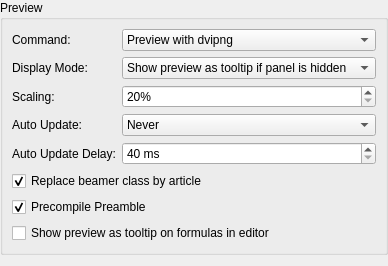
             <widget class="QWidget" name="scrollAreaPreviewLayout">
              <property name="geometry">
               <rect>
                <x>0</x>
                <y>0</y>
                <width>292</width>
                <height>228</height>
               </rect>
              </property>
              <layout class="QVBoxLayout" name="verticalLayout_13">
               <property name="leftMargin">
                <number>0</number>
               </property>
               <property name="topMargin">
                <number>0</number>
               </property>
               <property name="rightMargin">
                <number>0</number>
               </property>
               <item>
                <widget class="QGroupBox" name="groupBox_5">
                 <property name="title">
                  <string>Preview</string>
                 </property>
                 <layout class="QGridLayout" name="gridLayout_5" columnstretch="0,1">
                  <item row="0" column="0">
                   <widget class="QLabel" name="label_31">
                    <property name="text">
                     <string>Command:</string>
                    </property>
                   </widget>
                  </item>
                  <item row="0" column="1">
                   <widget class="QComboBox" name="comboBoxDvi2PngMode">
                    <property name="advancedOption" stdset="0">
                     <bool>false</bool>
                    </property>
                    <item>
                     <property name="text">
                      <string>Preview with dvipng</string>
                     </property>
                    </item>
                    <item>
                     <property name="text">
                      <string>Preview with dvipng --follow (parallel)</string>
                     </property>
                    </item>
                    <item>
                     <property name="text">
                      <string>Preview with dvips/ghostscript</string>
                     </property>
                    </item>
                    <item>
                     <property name="text">
                      <string>Preview with pdflatex</string>
                     </property>
                    </item>
                    <item>
                     <property name="text">
                      <string>Preview with lualatex</string>
                     </property>
                    </item>
                   </widget>
                  </item>
                  <item row="1" column="0">
                   <widget class="QLabel" name="label_32">
                    <property name="text">
                     <string>Display Mode:</string>
                    </property>
                    <property name="advancedOption" stdset="0">
                     <bool>false</bool>
                    </property>
                   </widget>
                  </item>
                  <item row="1" column="1">
                   <widget class="QComboBox" name="comboBoxPreviewMode">
                    <property name="advancedOption" stdset="0">
                     <bool>false</bool>
                    </property>
                    <item>
                     <property name="text">
                      <string>Show preview as tooltip if panel is hidden</string>
                     </property>
                    </item>
                    <item>
                     <property name="text">
                      <string>Always show preview in preview panel</string>
                     </property>
                    </item>
                    <item>
                     <property name="text">
                      <string>Always show preview as tool tip</string>
                     </property>
                    </item>
                    <item>
                     <property name="text">
                      <string>Always show both</string>
                     </property>
                    </item>
                    <item>
                     <property name="text">
                      <string>Inline</string>
                     </property>
                    </item>
                    <item>
                     <property name="text">
                      <string extracomment="Only available if pdflatex is used for compilation">Show in embedded viewer</string>
                     </property>
                    </item>
                   </widget>
                  </item>
                  <item row="3" column="0">
                   <widget class="QLabel" name="label_35">
                    <property name="toolTip">
                     <string>Update the preview on text change</string>
                    </property>
                    <property name="text">
                     <string>Auto Update:</string>
                    </property>
                   </widget>
                  </item>
                  <item row="3" column="1">
                   <widget class="QComboBox" name="comboBoxAutoPreview">
                    <item>
                     <property name="text">
                      <string>Never</string>
                     </property>
                    </item>
                    <item>
                     <property name="text">
                      <string>Previously previewed text</string>
                     </property>
                    </item>
                   </widget>
                  </item>
                  <item row="4" column="0">
                   <widget class="QLabel" name="label_36">
                    <property name="text">
                     <string>Auto Update Delay:</string>
                    </property>
                    <property name="advancedOption" stdset="0">
                     <bool>true</bool>
                    </property>
                   </widget>
                  </item>
                  <item row="4" column="1">
                   <widget class="QSpinBox" name="spinBoxAutoPreviewDelay">
                    <property name="suffix">
                     <string> ms</string>
                    </property>
                    <property name="minimum">
                     <number>40</number>
                    </property>
                    <property name="maximum">
                     <number>3000</number>
                    </property>
                    <property name="advancedOption" stdset="0">
                     <bool>true</bool>
                    </property>
                   </widget>
                  </item>
                  <item row="5" column="0" colspan="2">
                   <widget class="QCheckBox" name="checkBoxReplaceBeamer">
                    <property name="text">
                     <string>Replace beamer class by article</string>
                    </property>
                    <property name="checked">
                     <bool>true</bool>
                    </property>
                    <property name="advancedOption" stdset="0">
                     <bool>true</bool>
                    </property>
                   </widget>
                  </item>
                  <item row="6" column="0" colspan="2">
                   <widget class="QCheckBox" name="checkBoxPrecompilePreamble">
                    <property name="text">
                     <string>Precompile Preamble</string>
                    </property>
                    <property name="checked">
                     <bool>true</bool>
                    </property>
                    <property name="advancedOption" stdset="0">
                     <bool>true</bool>
                    </property>
                   </widget>
                  </item>
                  <item row="7" column="0" colspan="2">
                   <widget class="QCheckBox" name="checkBoxToolTipPreview">
                    <property name="text">
                     <string>Show preview as tooltip on formulas in editor</string>
                    </property>
                   </widget>
                  </item>
                  <item row="2" column="0">
                   <widget class="QLabel" name="label_75">
                    <property name="toolTip">
                     <string/>
                    </property>
                    <property name="text">
                     <string>Scaling:</string>
                    </property>
                   </widget>
                  </item>
                  <item row="2" column="1">
                   <widget class="QSpinBox" name="spinBoxSegmentPreviewScalePercent">
                    <property name="toolTip">
                     <string/>
                    </property>
                    <property name="specialValueText">
                     <string notr="true"/>
                    </property>
                    <property name="suffix">
                     <string>%</string>
                    </property>
                    <property name="minimum">
                     <number>20</number>
                    </property>
                    <property name="maximum">
                     <number>10000</number>
                    </property>
                    <property name="singleStep">
                     <number>10</number>
                    </property>
                   </widget>
                  </item>
                 </layout>
                </widget>
               </item>
               <item>
                <spacer name="verticalSpacer_2">
                 <property name="orientation">
                  <enum>Qt::Vertical</enum>
                 </property>
                 <property name="sizeHint" stdset="0">
                  <size>
                   <width>20</width>
                   <height>1</height>
                  </size>
                 </property>
                </spacer>
               </item>
              </layout>
             </widget>
